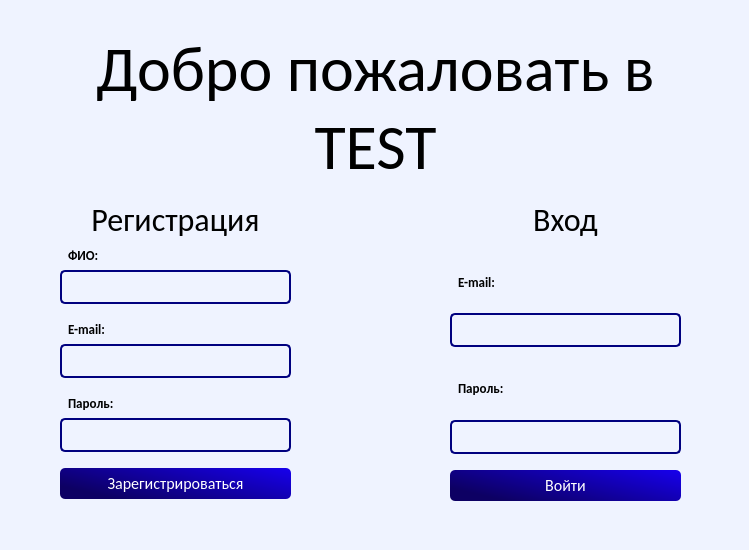
<?xml version="1.0" encoding="UTF-8"?>
<ui version="4.0">
 <class>TEST</class>
 <widget class="QMainWindow" name="TEST">
  <property name="enabled">
   <bool>true</bool>
  </property>
  <property name="geometry">
   <rect>
    <x>0</x>
    <y>0</y>
    <width>749</width>
    <height>550</height>
   </rect>
  </property>
  <property name="palette">
   <palette>
    <active>
     <colorrole role="Button">
      <brush brushstyle="SolidPattern">
       <color alpha="255">
        <red>239</red>
        <green>243</green>
        <blue>255</blue>
       </color>
      </brush>
     </colorrole>
     <colorrole role="Base">
      <brush brushstyle="SolidPattern">
       <color alpha="255">
        <red>239</red>
        <green>243</green>
        <blue>255</blue>
       </color>
      </brush>
     </colorrole>
     <colorrole role="Window">
      <brush brushstyle="SolidPattern">
       <color alpha="255">
        <red>239</red>
        <green>243</green>
        <blue>255</blue>
       </color>
      </brush>
     </colorrole>
    </active>
    <inactive>
     <colorrole role="Button">
      <brush brushstyle="SolidPattern">
       <color alpha="255">
        <red>239</red>
        <green>243</green>
        <blue>255</blue>
       </color>
      </brush>
     </colorrole>
     <colorrole role="Base">
      <brush brushstyle="SolidPattern">
       <color alpha="255">
        <red>239</red>
        <green>243</green>
        <blue>255</blue>
       </color>
      </brush>
     </colorrole>
     <colorrole role="Window">
      <brush brushstyle="SolidPattern">
       <color alpha="255">
        <red>239</red>
        <green>243</green>
        <blue>255</blue>
       </color>
      </brush>
     </colorrole>
    </inactive>
    <disabled>
     <colorrole role="Button">
      <brush brushstyle="SolidPattern">
       <color alpha="255">
        <red>239</red>
        <green>243</green>
        <blue>255</blue>
       </color>
      </brush>
     </colorrole>
     <colorrole role="Base">
      <brush brushstyle="SolidPattern">
       <color alpha="255">
        <red>239</red>
        <green>243</green>
        <blue>255</blue>
       </color>
      </brush>
     </colorrole>
     <colorrole role="Window">
      <brush brushstyle="SolidPattern">
       <color alpha="255">
        <red>239</red>
        <green>243</green>
        <blue>255</blue>
       </color>
      </brush>
     </colorrole>
    </disabled>
   </palette>
  </property>
  <property name="windowTitle">
   <string>MainWindow</string>
  </property>
  <property name="styleSheet">
   <string notr="true">*{
background-color: rgb(239, 243, 255);
}
QPushButton{
	border-radius:5px;
	background:qlineargradient(spread:pad, x1:0, y1:0.574, x2:1, y2:0, stop:0 rgba(13, 0, 99, 255), stop:1 rgba(23, 0, 237, 255));
	padding:5px;
	color:#fff;
	width:100%;
}
QPushButton:hover{
	border: 2px solid rgb(0, 170, 255);
}
QLineEdit{
	margin-bottom:10px;
	height:20px;
	border:2px solid rgb(0, 0, 127);
	border-radius:5px;
	background-color: rgb(239, 243, 255);
	font-size:14px;
	padding:5px;
}</string>
  </property>
  <widget class="QWidget" name="centralwidget">
   <widget class="QLabel" name="h1">
    <property name="geometry">
     <rect>
      <x>70</x>
      <y>30</y>
      <width>611</width>
      <height>161</height>
     </rect>
    </property>
    <property name="font">
     <font>
      <family>Calibri</family>
      <pointsize>48</pointsize>
      <weight>50</weight>
      <italic>false</italic>
      <bold>false</bold>
      <strikeout>false</strikeout>
      <stylestrategy>PreferAntialias</stylestrategy>
      <kerning>true</kerning>
     </font>
    </property>
    <property name="mouseTracking">
     <bool>true</bool>
    </property>
    <property name="tabletTracking">
     <bool>false</bool>
    </property>
    <property name="focusPolicy">
     <enum>Qt::TabFocus</enum>
    </property>
    <property name="contextMenuPolicy">
     <enum>Qt::ActionsContextMenu</enum>
    </property>
    <property name="layoutDirection">
     <enum>Qt::LeftToRight</enum>
    </property>
    <property name="styleSheet">
     <string notr="true"/>
    </property>
    <property name="text">
     <string>Добро пожаловать в TEST</string>
    </property>
    <property name="scaledContents">
     <bool>false</bool>
    </property>
    <property name="alignment">
     <set>Qt::AlignHCenter|Qt::AlignTop</set>
    </property>
    <property name="wordWrap">
     <bool>true</bool>
    </property>
    <property name="openExternalLinks">
     <bool>false</bool>
    </property>
   </widget>
   <widget class="QWidget" name="verticalLayoutWidget">
    <property name="geometry">
     <rect>
      <x>60</x>
      <y>200</y>
      <width>231</width>
      <height>299</height>
     </rect>
    </property>
    <layout class="QVBoxLayout" name="verticalLayout">
     <item>
      <widget class="QLabel" name="reg">
       <property name="font">
        <font>
         <family>Calibri</family>
         <pointsize>24</pointsize>
        </font>
       </property>
       <property name="styleSheet">
        <string notr="true"/>
       </property>
       <property name="text">
        <string>Регистрация</string>
       </property>
       <property name="alignment">
        <set>Qt::AlignHCenter|Qt::AlignTop</set>
       </property>
       <property name="indent">
        <number>0</number>
       </property>
      </widget>
     </item>
     <item>
      <widget class="QLabel" name="fio_label">
       <property name="font">
        <font>
         <family>Calibri</family>
         <pointsize>10</pointsize>
         <weight>75</weight>
         <bold>true</bold>
        </font>
       </property>
       <property name="styleSheet">
        <string notr="true">QLabel{
margin-left:5px;
display:inline;
height:2px;
padding:0;
}</string>
       </property>
       <property name="text">
        <string>ФИО:</string>
       </property>
      </widget>
     </item>
     <item>
      <widget class="QLineEdit" name="fio">
       <property name="font">
        <font>
         <pointsize>-1</pointsize>
        </font>
       </property>
       <property name="styleSheet">
        <string notr="true">QLineEdit{
	margin-bottom:10px;
	height:20px;
	border:2px solid rgb(0, 0, 127);
	border-radius:5px;
	background-color: rgb(239, 243, 255);
	font-size:14px;
	padding:5px;
}</string>
       </property>
      </widget>
     </item>
     <item>
      <widget class="QLabel" name="email_label">
       <property name="font">
        <font>
         <family>Calibri</family>
         <pointsize>10</pointsize>
         <weight>75</weight>
         <bold>true</bold>
        </font>
       </property>
       <property name="styleSheet">
        <string notr="true">QLabel{
margin-left:5px;
display:inline;
height:2px;
padding:0;
}</string>
       </property>
       <property name="text">
        <string>E-mail:</string>
       </property>
      </widget>
     </item>
     <item>
      <widget class="QLineEdit" name="email">
       <property name="styleSheet">
        <string notr="true">QLineEdit{
	margin-bottom:10px;
	height:20px;
	border:2px solid rgb(0, 0, 127);
	border-radius:5px;
	background-color: rgb(239, 243, 255);
	font-size:14px;
	padding:5px;
}</string>
       </property>
      </widget>
     </item>
     <item>
      <widget class="QLabel" name="password_label">
       <property name="font">
        <font>
         <family>Calibri</family>
         <pointsize>10</pointsize>
         <weight>75</weight>
         <bold>true</bold>
        </font>
       </property>
       <property name="styleSheet">
        <string notr="true">QLabel{
margin-left:5px;
display:inline;
height:2px;
padding:0;
}</string>
       </property>
       <property name="text">
        <string>Пароль: </string>
       </property>
      </widget>
     </item>
     <item>
      <widget class="QLineEdit" name="pas">
       <property name="styleSheet">
        <string notr="true">QLineEdit{
	margin-bottom:10px;
	height:20px;
	border:2px solid rgb(0, 0, 127);
	border-radius:5px;
	background-color: rgb(239, 243, 255);
	font-size:14px;
	padding:5px;
}</string>
       </property>
      </widget>
     </item>
     <item>
      <widget class="QPushButton" name="reg_2">
       <property name="font">
        <font>
         <family>Calibri</family>
         <pointsize>12</pointsize>
        </font>
       </property>
       <property name="cursor">
        <cursorShape>PointingHandCursor</cursorShape>
       </property>
       <property name="styleSheet">
        <string notr="true">QPushButton{
	border-radius:5px;
	background:qlineargradient(spread:pad, x1:0, y1:0.574, x2:1, y2:0, stop:0 rgba(13, 0, 99, 255), stop:1 rgba(23, 0, 237, 255));
	padding:5px;
	color:#fff;
}

QPushButton:hover{
	border: 2px solid rgb(0, 170, 255);
	outline-offset:10px;
}</string>
       </property>
       <property name="text">
        <string>Зарегистрироваться</string>
       </property>
      </widget>
     </item>
    </layout>
   </widget>
   <widget class="QWidget" name="verticalLayoutWidget_2">
    <property name="geometry">
     <rect>
      <x>450</x>
      <y>200</y>
      <width>231</width>
      <height>301</height>
     </rect>
    </property>
    <layout class="QVBoxLayout" name="verticalLayout_2">
     <item>
      <widget class="QLabel" name="vhod">
       <property name="font">
        <font>
         <family>Calibri</family>
         <pointsize>24</pointsize>
        </font>
       </property>
       <property name="styleSheet">
        <string notr="true"/>
       </property>
       <property name="text">
        <string>Вход</string>
       </property>
       <property name="alignment">
        <set>Qt::AlignHCenter|Qt::AlignTop</set>
       </property>
      </widget>
     </item>
     <item>
      <widget class="QLabel" name="email_label_2">
       <property name="font">
        <font>
         <family>Calibri</family>
         <pointsize>10</pointsize>
         <weight>75</weight>
         <bold>true</bold>
        </font>
       </property>
       <property name="styleSheet">
        <string notr="true">QLabel{
margin-left:5px;
display:inline;
height:2px;
padding:0;
}</string>
       </property>
       <property name="text">
        <string>E-mail:</string>
       </property>
      </widget>
     </item>
     <item>
      <widget class="QLineEdit" name="email_2">
       <property name="styleSheet">
        <string notr="true">QLineEdit{
	margin-bottom:10px;
	height:20px;
	border:2px solid rgb(0, 0, 127);
	border-radius:5px;
	background-color: rgb(239, 243, 255);
	font-size:14px;
	padding:5px;
}</string>
       </property>
      </widget>
     </item>
     <item>
      <widget class="QLabel" name="password_label_2">
       <property name="font">
        <font>
         <family>Calibri</family>
         <pointsize>10</pointsize>
         <weight>75</weight>
         <bold>true</bold>
        </font>
       </property>
       <property name="styleSheet">
        <string notr="true">QLabel{
margin-left:5px;
display:inline;
height:2px;
padding:0;
}</string>
       </property>
       <property name="text">
        <string>Пароль:</string>
       </property>
      </widget>
     </item>
     <item>
      <widget class="QLineEdit" name="pas_2">
       <property name="styleSheet">
        <string notr="true">QLineEdit{
	margin-bottom:10px;
	height:20px;
	border:2px solid rgb(0, 0, 127);
	border-radius:5px;
	background-color: rgb(239, 243, 255);
	font-size:14px;
	padding:5px;
}</string>
       </property>
      </widget>
     </item>
     <item>
      <widget class="QPushButton" name="vhod_2">
       <property name="font">
        <font>
         <family>Calibri</family>
         <pointsize>12</pointsize>
        </font>
       </property>
       <property name="cursor">
        <cursorShape>PointingHandCursor</cursorShape>
       </property>
       <property name="styleSheet">
        <string notr="true">QPushButton{
	border-radius:5px;
	background:qlineargradient(spread:pad, x1:0, y1:0.574, x2:1, y2:0, stop:0 rgba(13, 0, 99, 255), stop:1 rgba(23, 0, 237, 255));
	padding:5px;
	color:#fff;
}
QPushButton:hover{
	border: 2px solid rgb(0, 170, 255);
	outline-offset:10px;
}</string>
       </property>
       <property name="text">
        <string>Войти</string>
       </property>
      </widget>
     </item>
    </layout>
   </widget>
  </widget>
  <widget class="QMenuBar" name="menubar">
   <property name="geometry">
    <rect>
     <x>0</x>
     <y>0</y>
     <width>749</width>
     <height>21</height>
    </rect>
   </property>
  </widget>
  <widget class="QStatusBar" name="statusbar"/>
 </widget>
 <resources/>
 <connections/>
</ui>
